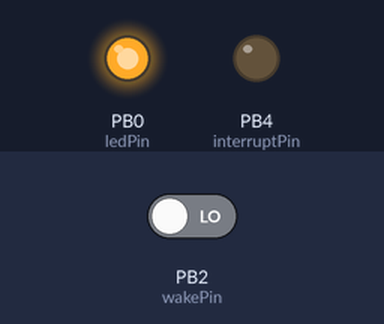
Bench run of a sketch on a simulated ATtiny85, built with avr-gcc and run on an emulated ATtiny85. Parts: output pins drawn as LEDs (lit = HIGH). The test bench sets the inputs (shaded band); at power-on: PB2 (wakePin) LOW. Sleep ends after the set time or at an interrupt.

Above: at 4.2 s.
4.3 s: PB2 (wakePin) driven HIGH
At 6.2 s:
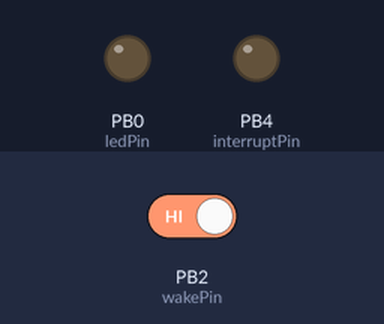
6.5 s: PB2 (wakePin) driven LOW
At 6.62 s:
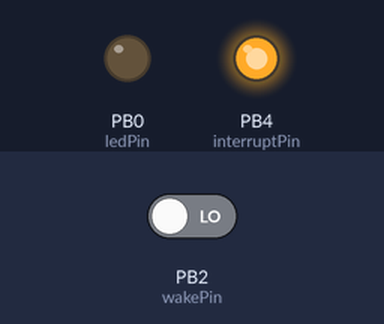
Timing chart, 0 to 13.5 s (numbered marks = the images above; inputs shaded):
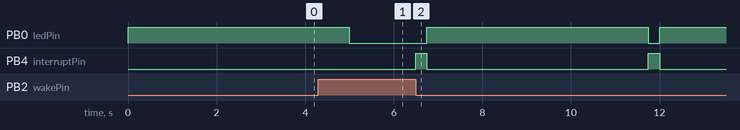

Measured:
- after the input at 6.5 s, PB0 (ledPin): LOW → HIGH after 0.25 s, → LOW 5.0 s later, → HIGH 0.25 s later; PB4 (interruptPin): alternates HIGH for 0.25 s and LOW for 5.0 s, starting at once

The sketch:

attiny85-sleep.ino
```cpp
#include <avr/interrupt.h>
#include <avr/sleep.h>

//modified from http://playground.arduino.cc/Learning/arduinoSleepCode

int ledPin = 0;            // LED connected to digital pin 0
int interruptPin = 4;      // LED to show the action of a interrupt
int wakePin = 2;            // active LOW, ground this pin momentary to wake up


void setup(){
  pinMode(ledPin, OUTPUT);         // sets the digital pin as output
  pinMode(interruptPin, OUTPUT);   // sets the digital pin as output
  pinMode(wakePin, INPUT);        // sets the digital pin as input
  digitalWrite(wakePin, HIGH);
}


void sleepNow(){

    set_sleep_mode(SLEEP_MODE_PWR_DOWN);   // sleep mode is set here
    sleep_enable();                          // enables the sleep bit in the mcucr register so sleep is possible
    attachInterrupt(0, wakeUpNow, LOW);     // use interrupt 0 (pin 2) and run function wakeUpNow when pin 2 gets LOW
    digitalWrite(ledPin, LOW);

    sleep_mode();                          // here the device is actually put to sleep!!

    sleep_disable();                       // first thing after waking from sleep: disable sleep...
    detachInterrupt(0);                    // disables interrupton pin 3 so the wakeUpNow code will not be executed during normal running time.
    delay(250);                           // wait 2 sec. so humans can notice the interrupt LED to show the interrupt is handled
    digitalWrite (interruptPin, LOW);       // turn off the interrupt LED

}


void wakeUpNow(){        // here the interrupt is handled after wakeup

  //execute code here after wake-up before returning to the loop() function
  // timers and code using timers (serial.print and more...) will not work here.
 digitalWrite(interruptPin, HIGH);
}


void loop(){
  digitalWrite(ledPin, HIGH);            // sets the LED on
  delay(5000);                           // waits for a second
  sleepNow();                      // sleep function called here
}
```
